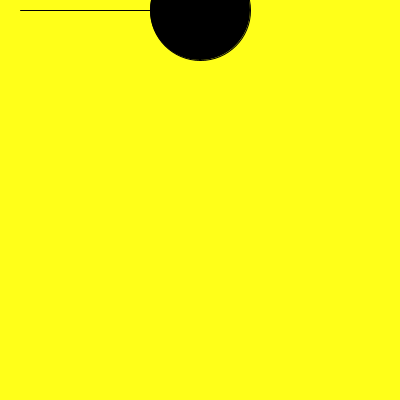
Frame 1 (no input)
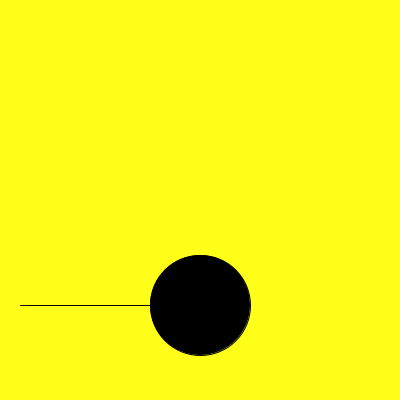
Frame 60 (the mouse pressed at the canvas centre just before this capture)
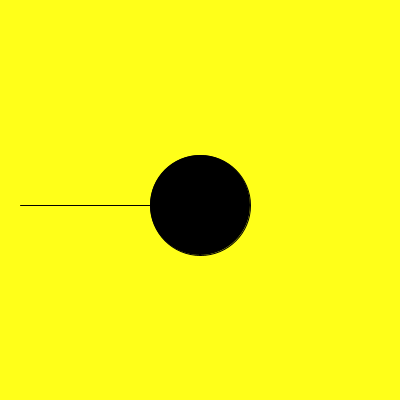
Frame 120 (the mouse held since frame 60 and released just before this capture)

The Processing sketch that drew these frames (run headless with seeded random() and noise(); from frame 60 on, the mouse is pressed at the canvas centre):

// Processing sketch: Ejercicio_19
// ── Ejercicio_19.pde
int y=5;
int speed = 5;
void setup(){
 size(400,400);
 
}
 void draw(){
   background(255,255,25);
  y = y + speed;
  if ((y > height) || (y < 0)) {
   speed = speed * -1; 
    
  }
    fill(0);
  ellipse(200,y,100,100);
  line(200,y,20,y);
 }
